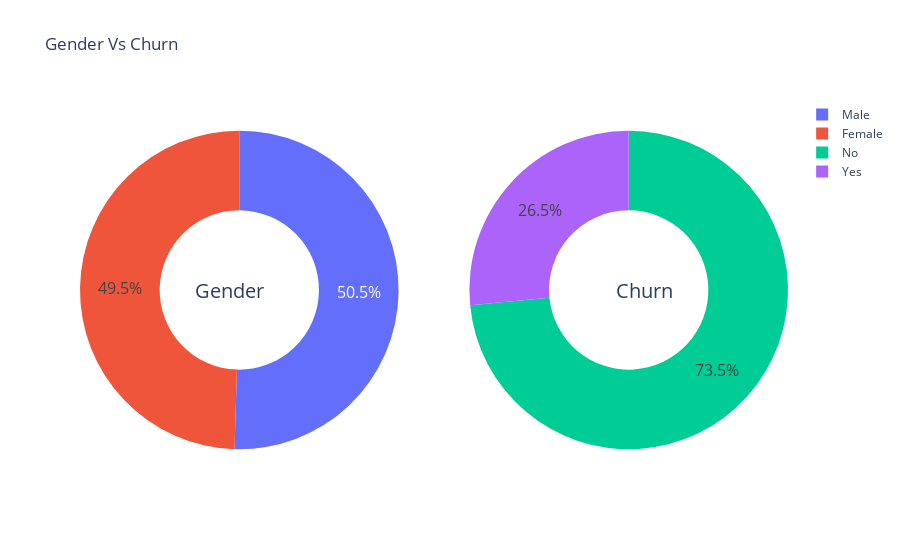

Here is the notebook cell this chart was saved with:
### Code cell
#Advanced pi chart
gen_lab = ['Male','Female']
c_lab = ['No','Yes']
fig = make_subplots(rows=1, cols=2, specs=[[{'type':'domain'},{'type':'domain'}]])
fig.add_trace(go.Pie(labels=gen_lab, values=df['gender'].value_counts(), name='Gender'),1,1)

fig.add_trace(go.Pie(labels=c_lab, values = df['Churn'].value_counts(), name = 'Churn'), 1,2)

#Converting above Pie chart into doughnut chart
fig.update_traces(hole = .5, hoverinfo = 'label+percent+value+name', textfont_size = 16)

fig.update_layout(title_text = 'Gender Vs Churn', annotations = [dict(text = 'Gender', x = 0.16,
y=0.5, font_size = 20,
showarrow = False),
dict(text='Churn', x= 0.84,
y=0.5, font_size = 20,
showarrow=False)])
fig.show()

### Figure 1 — Plotly figure (JSON) as saved in the notebook; plotly's stock layout.template omitted (floating-point values rounded to 4 significant figures)
{"data": [{"domain": {"x": [0, 0.45], "y": [0, 1]}, "hole": 0.5, "hoverinfo": "label+percent+value+name", "labels": ["Male", "Female"], "name": "Gender", "textfont": {"size": 16}, "type": "pie", "values": [3555, 3488]}, {"domain": {"x": [0.55, 1], "y": [0, 1]}, "hole": 0.5, "hoverinfo": "label+percent+value+name", "labels": ["No", "Yes"], "name": "Churn", "textfont": {"size": 16}, "type": "pie", "values": [5174, 1869]}], "layout": {"annotations": [{"font": {"size": 20}, "showarrow": false, "text": "Gender", "x": 0.16, "y": 0.5}, {"font": {"size": 20}, "showarrow": false, "text": "Churn", "x": 0.84, "y": 0.5}], "autosize": true, "title": {"text": "Gender Vs Churn"}}}
